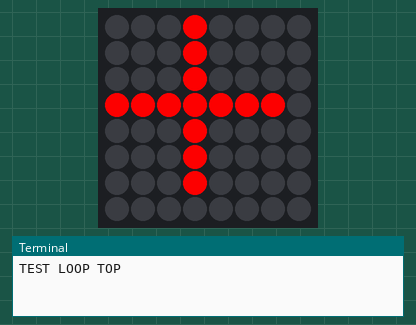
A program run on a simulated Raspberry Pi (BCM pin numbers) with a Sense HAT. Shown: the Sense HAT's 8×8 RGB LED matrix, the last lines printed to the terminal. At 32.1 s the program stops and its outputs stay as they are.

Above: at 0.1 s.
At 2.1 s:
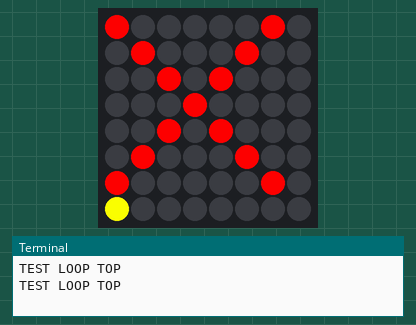
At 6.1 s:
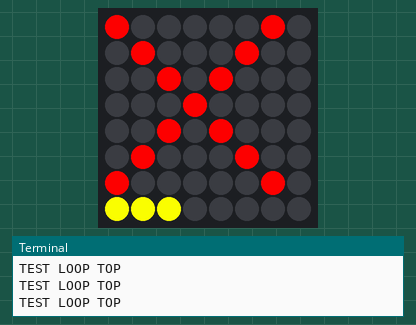
At 12.1 s:
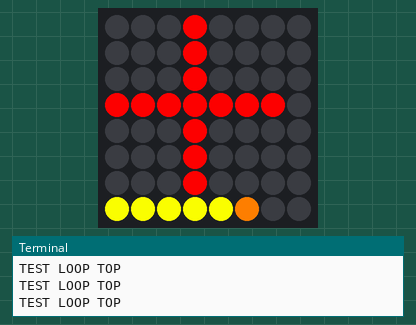
At 18.1 s:
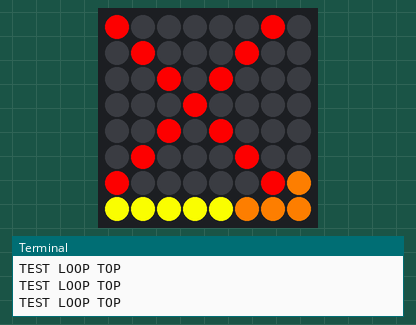
At 30.1 s:
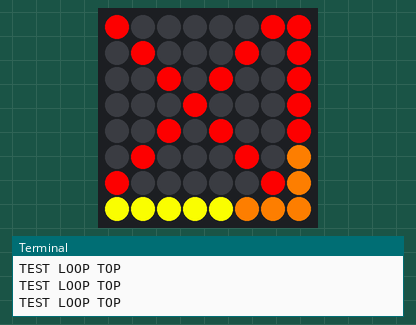

The program:

fan_draw.py
```python
#------------------------------------------------------------------------------
# fan_draw.py
#
# Implements a class that can draw the fan images on the Pi SenseHat.
# It also draws the thermometer (temp_guage) on the SenseHat.
# The LED Matrix on the SenseHat is an 8X8 bitmap.
# The fan simulation is 7X7 and the temp_guage is drawn in the margin.
#
# Usage: use FanDraw class methods
#
# Example:
#
# from fan_draw import FanDraw
#
# _draw = FanDraw()
# _draw.render_fan1()
# _draw.render_fan2()
# _draw.set_temperature(t)      #0..15, 0 means no reading at all
# _draw.get_max_temperature()   #returns 15 for num pixels avail for guage
#
# Author:
# Steve Koscho - Feb 17,2018
#------------------------------------------------------------------------------

import time
from sense_hat import SenseHat

_MAX_TEMPERATURE = 15    #in pixels 1..15, caller scales, 0 is none

_MROWS, _NCOLS = (8, 8)

# Each matrix is stored as a linear list
# But it is used like a 2-dimensional array in the code

_r = [255, 0, 0]         #red
_w = [255, 255, 255]     #white
_y = [255, 255, 0]       #yellow
_o = [255, 127, 0]       #orange
_b = [0, 0, 0]           #black
_t = [-1, -1, -1]        #transparent

_RED = _r
_WHITE = _w
_YELLOW = _y
_ORANGE = _o
_BLACK = _b
_TRANSPARENT = _t

# Fan position 1
_FAN_BMP1 = [
    _b, _b, _b, _r, _b, _b, _b, _t,
    _b, _b, _b, _r, _b, _b, _b, _t,
    _b, _b, _b, _r, _b, _b, _b, _t,
    _r, _r, _r, _r, _r, _r, _r, _t,
    _b, _b, _b, _r, _b, _b, _b, _t,
    _b, _b, _b, _r, _b, _b, _b, _t,
    _b, _b, _b, _r, _b, _b, _b, _t,
    _t, _t, _t, _t, _t, _t, _t, _t]

# Fan position 2
_FAN_BMP2 = [
    _r, _b, _b, _b, _b, _b, _r, _t,
    _b, _r, _b, _b, _b, _r, _b, _t,
    _b, _b, _r, _b, _r, _b, _b, _t,
    _b, _b, _b, _r, _b, _b, _b, _t,
    _b, _b, _r, _b, _r, _b, _b, _t,
    _b, _r, _b, _b, _b, _r, _b, _t,
    _r, _b, _b, _b, _b, _b, _r, _t,
    _t, _t, _t, _t, _t, _t, _t, _t]

_TEMP_GUAGE_BMP = [
    _t, _t, _t, _t, _t, _t, _t, _b,
    _t, _t, _t, _t, _t, _t, _t, _b,
    _t, _t, _t, _t, _t, _t, _t, _b,
    _t, _t, _t, _t, _t, _t, _t, _b,
    _t, _t, _t, _t, _t, _t, _t, _b,
    _t, _t, _t, _t, _t, _t, _t, _b,
    _t, _t, _t, _t, _t, _t, _t, _b,
    _b, _b, _b, _b, _b, _b, _b, _b]

# temperature of 0 means off
# temperature valid range is [1..15] (there are 15 pixels available)
# e.g. if temperature == 1, then 1 light is on
_THERMOMETER_MAP = [
    (7,0),(7,1),(7,2),(7,3),(7,4),(7,5),(7,6),(7,7),
    (6,7),(5,7),(4,7),(3,7),(2,7),(1,7),(0,7)]

_sense = SenseHat()

# mutable globals _bmp and _current_temperature shared among all threads
# must declare them 'global' in functions that write to them

_bmp = [ [0,0,0] for i in range(_MROWS*_NCOLS) ]
_current_temperature = 0

def _get_temp_guage_color(m, n):
    if _current_temperature == 0:
        return _BLACK
    for i in range(len(_THERMOMETER_MAP)):
        if (m,n) == _THERMOMETER_MAP[i]:
            if i + 1 > _current_temperature:
                return _BLACK
            else:
                if i < 5:
                    return _YELLOW
                elif i < 10:
                    return _ORANGE
                elif i < 15:
                    return _RED

def _render_fan(mt):
    global _bmp
    for mm in range(_MROWS):
        for nn in range(_NCOLS*mm, _NCOLS*(mm+1)):
            if mt[nn] != _TRANSPARENT:
                _bmp[nn] = mt[nn]

def _render_temp_guage():
    global _bmp
    i = 0
    for mm in range(_MROWS):
        for nn in range(_NCOLS*mm, _NCOLS*(mm+1)):
            if _TEMP_GUAGE_BMP[nn] != _TRANSPARENT:
                _bmp[nn] = _get_temp_guage_color(mm, nn % _NCOLS)

def _print_bmp():
    _sense.set_pixels(_bmp)

def _clear_bmp():
    for mm in range(_MROWS):
        for nn in range(_NCOLS*mm, _NCOLS*(mm+1)):
            _bmp[nn] = _BLACK

# -------------------------------------------------------------------------
# Public interface class and methods
# Clients of this module should import FanDraw only
# -------------------------------------------------------------------------
class FanDraw:
    def __init__(self):
        pass

    def clear(self):
        _sense.clear()
        _clear_bmp()

    def render_fan1(self):
        _render_temp_guage()
        _render_fan(_FAN_BMP1)
        _print_bmp()

    def render_fan2(self):
        _render_temp_guage()
        _render_fan(_FAN_BMP2)
        _print_bmp()

    def set_temperature(self, t):
        global _current_temperature
        _current_temperature = t
        _render_temp_guage()
        _print_bmp()

    def get_max_temperature(self):
        return _MAX_TEMPERATURE

# testcase if started as main
def _run_tests():
    d = FanDraw()
    def test01():
        t = 0
        tmax = d.get_max_temperature()
        for i in range(tmax+1):
            print("TEST LOOP TOP")
            d.set_temperature(t)
            if t % 2 == 0:
                d.render_fan1()
            else:
                d.render_fan2()
            time.sleep(2)
            t += 1
            if t > tmax:
                t = 0
        d.clear();
    test01()

if __name__ == '__main__':
    _run_tests()
```

Measured:
- what the display in image 1 shows lasts 2.0 s, from 2.0 s to 4.0 s
